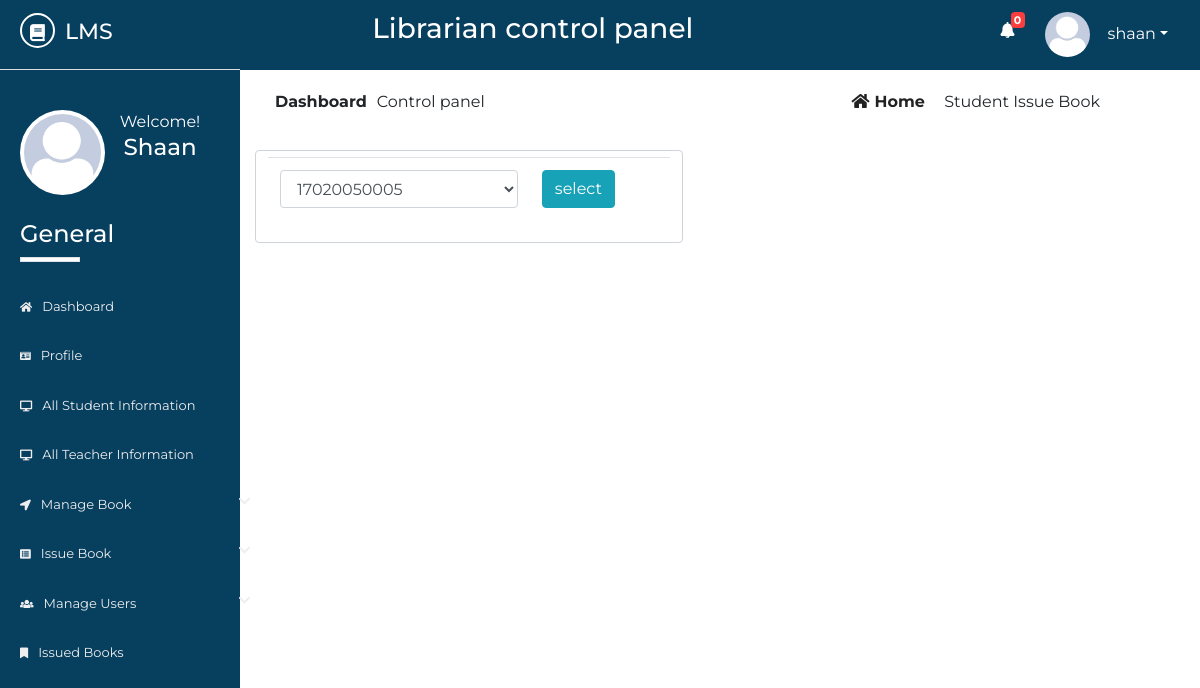
Page /student-issue-book.php (signed in) on the committed database.
### tables this page shows
CREATE TABLE `lib_registration` (
  `id` int(2) NOT NULL,
  `name` varchar(50) NOT NULL,
  `username` varchar(20) NOT NULL,
  `password` varchar(20) NOT NULL,
  `email` varchar(50) NOT NULL,
  `phone` varchar(20) NOT NULL,
  `address` varchar(100) NOT NULL,
  `photo` varchar(500) NOT NULL,
  `status` varchar(7) NOT NULL
);

### student-issue-book.php (the view, shortened to what this page needs)
        <?php
    include 'inc/connection.php';
 ?>
<!DOCTYPE html>
<html lang="en">
<head>
	<link rel="stylesheet" href="inc/css/bootstrap.min.css">
	<link rel="stylesheet" href="inc/css/bootstrap-select.min.css">
	<link rel="stylesheet" href="inc/css/fontawesome-all.min.css">
	<link rel="stylesheet" href="inc/css/datatables.min.css">
	<link rel="stylesheet" href="inc/css/pro1.css">
</head>
<body>
    <div class="main-content">
        <?php
            include 'inc/header.php';
        ?>
        <div class="dashboard-content">
            <div class="dashboard-header">
                <div class="container">
                    <div class="row">
                        <div class="col-md-6">
                            <div class="left">
                                <p><span>dashboard</span>Control panel</p>
                            </div>
                        </div>
                        <div class="col-md-6">
                            <div class="right text-right">
                                <a href="dashboard.php"><i class="fas fa-home"></i>home</a>
                                <span class="disabled">student issue book</span>
                            </div>
                        </div>
                    </div>
                    <div class="issueBook">
                        <div class="row">
                            <div class="col-md-6">
                                <div class="issue-wrapper">
                                    <form action="" class="form-control" method="post" name="reg">
                                        <table class="table">
                                            <tr>
                                                <td class="">
                                                    <select name="reg" id="" class="form-control">
                                                        <?php
                                                            $res= mysqli_query($link, "select regno from std_registration");
                                                            while($row=mysqli_fetch_array($res)){
                                                                echo "<option>";
                                                                echo $row["regno"];
                                                                echo "</option>";
                                                            }
                                                        ?>
                                                    </select>
                                                </td>
                                                <td>
                                                    <input type="submit" class="btn btn-info" value="select" name="submit1">
                                                </td>
                                            </tr>
                                        </table>
                                    </form>
                                </div>
                            </div>
                        </div>
                    </div>
                </div>
            </div>
        </div>
        <?php
            include 'inc/footer.php';
        ?>
</body>
</html>

### inc/header.php (shortened to what this page needs)
<?php
    include 'inc/connection.php';
    $res = mysqli_query($link,"select * from request_books where read1='no'");
    $not= mysqli_num_rows($res);
 ?>
	<div class="left-sidebar">
		<div class="p-title">
			<h3><a href=""><i class="fas fa-book"></i><span>lms</span></a></h3>
		</div>
		<div class="profile">
			<div class="profile-pic">
				<?php
					$res = mysqli_query($link, "select * from lib_registration where username='".$_SESSION['username']."'");
					while ($row = mysqli_fetch_array($res)){
						?><img src="<?php echo $row["photo"]; ?> " height="" width="" alt="something wrong" class="rounded-circle"></a> <?php
					}
				?>
			</div>
			<div class="profile-info text-center">
				<span>Welcome!</span>
				<h2>
					<?php
						$res = mysqli_query($link, "select * from lib_registration where username='".$_SESSION['username']."'");
						while ($row = mysqli_fetch_array($res)){
						$name  =  $row["name"];
						echo $name;
						}
					?>
				</h2>
			</div>
		</div>
		<div class="sidebar-menu">
			<h3>General</h3>
			<div class="border"></div>
			<ul>
				<li class="menu <?php if($page=='home'){ echo 'active';} ?>">
					<a href="dashboard.php"><i class="fas fa-home"></i>Dashboard</a>
				</li>
					<li class="menu <?php if($page=='profile'){ echo 'active';} ?>">
					<a href="profile.php"><i class="fas fa-id-card"></i>profile</a>
				</li>
				<li class="menu <?php if($page=='sinfo'){ echo 'active';} ?>">
					<a href="all-student-info.php"><i class="fas fa-desktop"></i>all student information</a>
				</li>
				<li class="menu <?php if($page=='tinfo'){ echo 'active';} ?>">
					<a href="all-teacher-info.php"><i class="fas fa-desktop"></i>all teacher information</a>
				</li>
				<li class="menu menu-toggle2">
					<a href="#"><i class="fas fa-location-arrow"></i>manage book <span class="fa fa-chevron-down"></span></a>
				</li>
				<li class="menu menu-toggle1">
					<a href="#"><i class="fas fa-list-alt"></i>issue book <span class="fa fa-chevron-down"></span></a>
				</li>
				<li class="menu menu-toggle3">
					<a href="#"><i class="fas fa-users"></i>manage users <span class="fa fa-chevron-down"></span></a>
				</li>
					<li class="menu <?php if($page=='ibook'){ echo 'active';} ?>">
					<a href="issued-books.php"><i class="fas fa-bookmark"></i>issued books</a>
				</li>
			</ul>
		</div>
	</div>
	<div class="content">
		<div class="inner">
			<div class="heading text-center">
				<h3>Librarian control panel</h3>
			</div>
			<div class="header-profile text-right">
				<ul>
					<li class="icon">
						<a href="requested-books.php" ><i class="fas fa-bell"></i></a>
						<span class="count" onclick="window.location='requested-books.php'"><b><?php echo $not; ?></b></span>
					</li>
					<li class="dropdown">
						<?php
								$res = mysqli_query($link, "select * from lib_registration where username='".$_SESSION['username']."'");
								while ($row = mysqli_fetch_array($res)){
									?><a href="" class="dropdown-toggle" data-toggle="dropdown"><img src="<?php echo $row["photo"]; ?>" alt=""><span><?php echo $_SESSION["username"]; ?></span></a> <?php
								}
						?>
					</li>
				</ul>
			</div>
		</div>
	</div>

### inc/css/pro1.css (style rules this page uses)
* { margin: 0; padding: 0; }
body { font-family: 'Montserrat', sans-serif; }
.border { width: 60px; height: 5px; background: #fff; }
.main-content { width: 100%; height: 80vw; }
.main-content .left-sidebar { width: 20%; height: 100%; background: #073f5f; float: left; }
.main-content .left-sidebar .p-title { width: 100%; padding: 13px; padding-left: 20px; background: #073f5f; border-bottom: 1px solid #ddd; }
.main-content .p-title a { text-decoration: none; color: #fff; font-size: 22px; text-transform: uppercase; }
.main-content .p-title a i { width: 35px; height: 35px; line-height: 35px; text-align: center; font-size: 17px; border-radius: 50%; border: 2px solid #fff; }
.main-content .p-title a span { margin-left: 10px; }
.main-content .left-sidebar .profile { width: 100%; padding: 20px; margin-top: 0; padding-top: 0; }
.main-content .left-sidebar .profile .profile-pic { width: 40%; float: left; }
.main-content .left-sidebar .profile img { width: 85px; height: 85px; position: inherit; padding: 4px; background: #fff; overflow: hidden; }
.main-content .left-sidebar .profile .profile-info { width: 60%; float: left; color: #fff; }
.main-content .left-sidebar .profile .profile-info h2 { font-size: 23px; }
.sidebar-menu { color: #fff; width: 100%; padding-top: 60px; padding-left: 0; }
.sidebar-menu h3 { margin-left: 20px; font-size: 24px; }
.sidebar-menu .border { margin-left: 20px; margin-bottom: 20px; }
.sidebar-menu ul li a { text-decoration: none; color: #eee; width: 270px; padding: 15px 20px; font-size: 13px; display: block; text-transform: capitalize; transition: all .5s ease; }
.sidebar-menu ul { padding-left: 0; }
.sidebar-menu ul li a i { margin-right: 10px; font-size: smaller; }
.sidebar-menu ul li a span { float: right; }
.content { width: 80%; height: auto; float: right; }
.content .inner { width: 100%; height: 70px; background: #073f5f; padding: 12px; }
.content .inner .heading { width: 60%; float: left; color: #fff; }
.content .inner .header-profile { width: calc(40%-20px); float: right; margin-right: 20px; position: relative; }
.content .inner .header-profile .icon i { margin-right: 30px; font-size: 16px; margin-top: 10px; }
.header-profile .dropdown span { color: #fff; margin-left: 10px; }
.header-profile .icon span { color: #fff; position: absolute; left: 10px; top: 0; font-size: 11px; width: 14px; height: 16px; line-height: 16px; text-align: center; border-radius: 4px; background: #FA3E3E; }
.header-profile ul li { list-style: none; float: left; }
.header-profile ul li i { color: #fff; }
.header-profile img { width: 40px; height: 40px; border-radius: 50%; margin-right: 8px; }
.dropdown a { text-decoration: none; color: #fff; }
.dropdown img { width: 45px; height: 45px; border-radius: 50%; }
.dashboard-header .left { padding: 20px; }
.dashboard-header .left p span { text-transform: capitalize; margin-right: 10px; font-weight: bold; }
.dashboard-header .right { padding: 20px; margin-right: 20px; }
.dashboard-header .right a { text-transform: capitalize; text-decoration: none; color: #222; margin-right: 15px; font-weight: bold; }
.dashboard-header .right a i { margin-right: 5px; }
.dashboard-header .right span { text-transform: capitalize; }

### rows in the picture
lib_registration: photo (picture), name "Shaan"

### other values in the picture
$not "0"
form field reg "17020050005"
